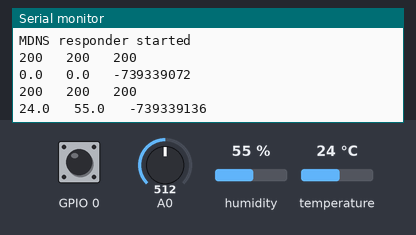
Recording of a sketch running on a simulated ESP8266 (NodeMCU). Shown: the last lines printed to the serial monitor. The test bench sets the inputs (shaded band); at power-on: humidity 55 %, A0 = 512, temperature 24 °C, GPIO 0 HIGH. WiFi joins after 1.5 s; servers stay silent unless stated; uploads are accepted with an empty reply; EEPROM starts erased.

Above: at 7.9 s.
8.0 s: humidity set to 22 %
At 14.2 s:
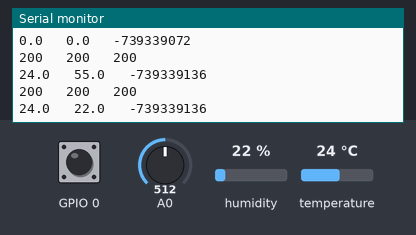
14.8 s: A0 set to 716
At 20.1 s:
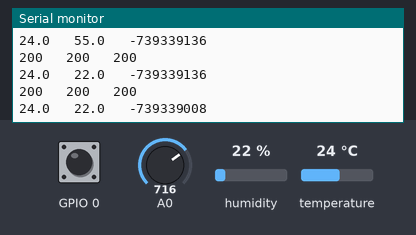
21.6 s: temperature set to 12 °C
At 25.9 s:
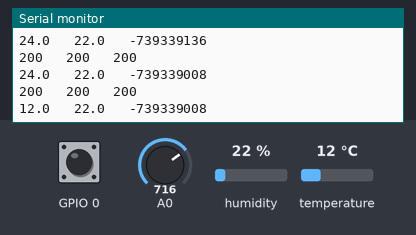
28.4 s: A0 set to 900
At 30.6 s:
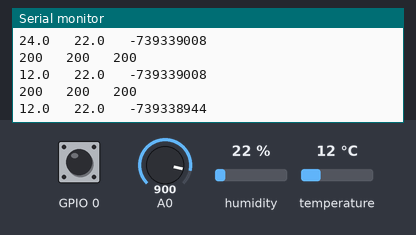
35.2 s: humidity set to 40 %
At 36.4 s:
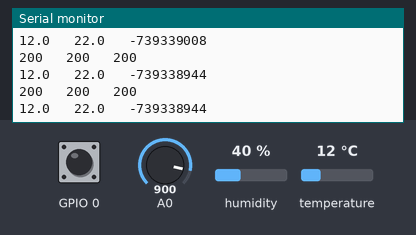
Timing chart, 0 to 38.2 s (numbered marks = the images above; inputs shaded):
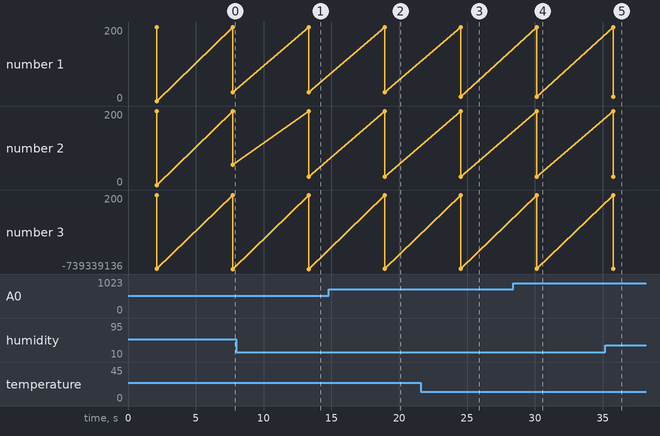

The sketch:

20201116_LAB3_Proj.ino
```cpp
#include <ESP8266WiFi.h>
#include <DNSServer.h>
#include <EEPROM.h>
#include <ESP8266mDNS.h>
#include <ESP8266WebServer.h>

#include <ESP8266HTTPClient.h>
#include <DHTesp.h>
#include <String.h>

#define EEPROM_LENGTH 1024

char eRead[30];
byte len;
char ssid[] = "732-2.4G";
char password[] = "kpu123456!";
char url[] = "http://54.87.52.22:8086";

bool captive = true;
const byte DNS_PORT = 53;
IPAddress apIP(192, 168, 1, 1);
DNSServer dnsServer;
ESP8266WebServer webServer(80);
HTTPClient http;
DHTesp dht;

int interval = 2000;
unsigned long lastDHTReadMillis = 0;
float humidity = 0.0;
float temperature = 0;
int light = 0;
float alpha = 0.4;

ICACHE_RAM_ATTR void GPIO0(){
  SaveString(0, "");
  ESP.restart();
}

String responseHTML = ""
 "<!DOCTYPE html><html><head><title>2016146022</title></head><body><center>"
 "<p>CaptivePotal & Home IoT</p>"
 "<form action='/button'>"
 "<p><input type='text' name='ssid' placeholder='SSID' onblur='this.value=removeSpaces(this.value);'></p>"
 "<p><input type='text' name='password' placeholder='WLAN Password'></p>"
 "<p><input type='text' name='url' placeholder='influxDB url'></p>"
 "<p><input type='submit' value='Submit'></p></form>"
 "<p>You can connect to Home IoT server.</p></center></body>"
 "<script>function removeSpaces(string) {"
 " return string.split(' ').join('');"
 "}</script></html>";

void setup() {
  // put your setup code here, to run once:
  Serial.begin(115200);
  EEPROM.begin(EEPROM_LENGTH);

  ReadString(0, 30);
  if(!strcmp(eRead, "")){
    setup_captive();
  }else{
    captive = false;
    strcpy(ssid, eRead);
    ReadString(30, 30);
    strcpy(password, eRead);
    ReadString(60, 30);
    strcpy(url, eRead);
    setup_runtime();
  }
}

void setup_runtime(){
  WiFi.mode(WIFI_STA);
  WiFi.begin(ssid, password);

  int i = 0;
  while(WiFi.status() != WL_CONNECTED){
    delay(500);
    Serial.print(".");
    if (i++ > 15){
      captive = true;
      setup_captive();
      return;
    }
  }
  Serial.println("");
  Serial.print("Connected to "); Serial.println(ssid);
  Serial.print("IP Address: "); Serial.println(WiFi.localIP());
  http.begin((String)url + "/write?db=weatherDB");
  dht.setup(14, DHTesp::DHT22);

  if (MDNS.begin("channanpark")){
    Serial.println("MDNS responder started");
  }
  attachInterrupt(0, GPIO0, FALLING);
  while(1){
    readDHT22();
    readLight();

    http.addHeader("Content-Type", "text/plain");
    int httpCode1 = http.POST("cpu,host=server01,region=temperature temperature="+(String)temperature);
    int httpCode2 = http.POST("cpu,host=server01,region=humidity humidity="+(String)humidity);
    int httpCode3 = http.POST("cpu,host=server01,region=light light="+(String)light);
    String payload = http.getString();
    Serial.printf("%d\t %d\t %d\n", httpCode1, httpCode2, httpCode3);
    Serial.println(payload);
    Serial.printf("%.1f\t %.1f\t %d\n", temperature, humidity, light);
    http.end();

    delay(5000);
  }
}

void setup_captive(){
  WiFi.mode(WIFI_AP);
  WiFi.softAPConfig(apIP, apIP, IPAddress(255, 255, 255, 0));
  WiFi.softAP("chananpark");

  dnsServer.start(DNS_PORT, "*", apIP);

  webServer.on("/button", button);

  webServer.onNotFound([](){
    webServer.send(200, "text/html", responseHTML);
  });
  webServer.begin();
  Serial.println("Captive Portal Started");
}

void button(){
 Serial.println("button pressed");
 Serial.println(webServer.arg("ssid"));
 SaveString( 0, (webServer.arg("ssid")).c_str());
 SaveString(30, (webServer.arg("password")).c_str());
 SaveString(60, (webServer.arg("url")).c_str());
 webServer.send(200, "text/plain", "OK");
 ESP.restart();
}

void SaveString(int startAt, const char* id) {
 for (byte i = 0; i <= strlen(id); i++) {
 EEPROM.write(i + startAt, (uint8_t) id[i]);
 }
 EEPROM.commit();
}

void ReadString(byte startAt, byte bufor) {
 for (byte i = 0; i <= bufor; i++) {
  eRead[i] = (char)EEPROM.read(i + startAt);
 }
 len = bufor;
}

void loop() {
  // put your main code here, to run repeatedly:
  if (captive){
    dnsServer.processNextRequest();
  }
  webServer.handleClient();
}

void readDHT22(){
  unsigned long currentMillis = millis();
  if (currentMillis - lastDHTReadMillis >= interval){
    lastDHTReadMillis = currentMillis;

    humidity = dht.getHumidity();
    temperature = dht.getTemperature();
  }
}

void readLight(){
  int x1 = analogRead(A0);
  int x0 = x0 * alpha + (1 - alpha) * x1;
  light = x0;
}
```

Measured:
- after the input at 8.0 s, the serial monitor: prints a new line after 5.3 s (image 1)
- after the input at 14.8 s, the serial monitor: prints a new line after 4.1 s (image 2)
- after the input at 21.6 s, the serial monitor: prints a new line after 3.0 s (image 3)
- after the input at 28.4 s, the serial monitor: prints a new line after 1.8 s (image 4)
- after the input at 35.2 s, the serial monitor: prints a new line after 0.57 s (image 5)
- plotted number 1: 24 → 12 after the input at 21.6 s
- plotted number 2: 55 → 22 after the input at 8.0 s, 22 → 40 after the input at 35.2 s
- plotted number 3: -739339136 → -739339008 after the input at 14.8 s, -739339008 → -739338944 after the input at 28.4 s
